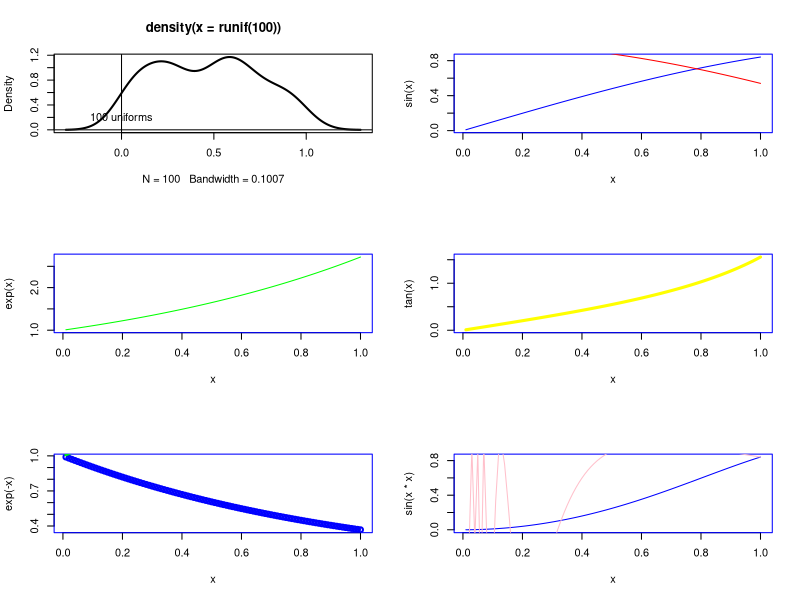

The R source for this figure:
# Goal: To make a panel of pictures.

par(mfrow=c(3,2))                       # 3 rows, 2 columns.

# Now the next 6 pictures will be placed on these 6 regions. :-)

# Let me take some pains on the 1st
plot(density(runif(100)), lwd=2)
text(x=0, y=0.2, "100 uniforms")        # Showing you how to place text at will
abline(h=0, v=0)
              # All these statements effect the 1st plot.

x=seq(0.01,1,0.01)
par(col="blue")                         # default colour to blue.

# 2 --
plot(x, sin(x), type="l")
lines(x, cos(x), type="l", col="red")

# 3 --
plot(x, exp(x), type="l", col="green")
lines(x, log(x), type="l", col="orange")

# 4 --
plot(x, tan(x), type="l", lwd=3, col="yellow")

# 5 --
plot(x, exp(-x), lwd=2)
lines(x, exp(x), col="green", lwd=3)

# 6 --
plot(x, sin(x*x), type="l")
lines(x, sin(1/x), col="pink")